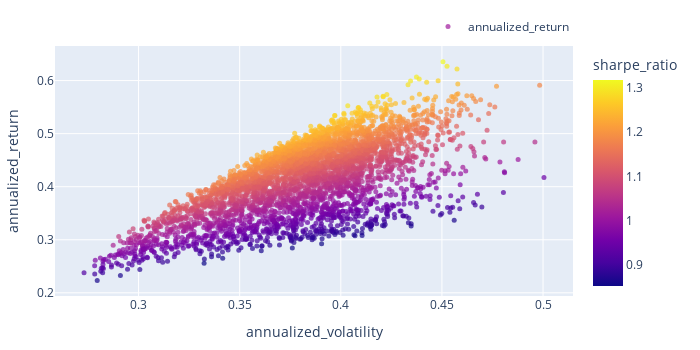

Notebook source saved alongside this figure:
### Code cell
# Plot annualized return against volatility, color by sharpe ratio
annualized_return = pf.annualized_return()
annualized_return.index = pf.annualized_volatility()
annualized_return.vbt.scatterplot(
    trace_kwargs=dict(
        mode='markers', 
        marker=dict(
            color=pf.sharpe_ratio(),
            colorbar=dict(
                title='sharpe_ratio'
            ),
            size=5,
            opacity=0.7
        )
    ),
    xaxis_title='annualized_volatility',
    yaxis_title='annualized_return'
).show()

### Figure 1 — Plotly figure (JSON) as saved in the notebook; plotly's stock layout.template omitted (floating-point values rounded to 4 significant figures; data arrays with more than 128 entries replaced by an {"elided": "..."} marker saying what was removed)
{"data": [{"marker": {"color": {"elided": "4000 float values"}, "colorbar": {"title": {"text": "sharpe_ratio"}}, "opacity": 0.7, "size": 5}, "mode": "markers", "name": "annualized_return", "showlegend": true, "type": "scatter", "uid": "0dce32db-5c7b-4e85-a42a-400dc62ac457", "x": {"elided": "4000 float values"}, "y": {"elided": "4000 float values"}}], "layout": {"height": 350, "legend": {"orientation": "h", "traceorder": "normal", "x": 1, "xanchor": "right", "y": 1.02, "yanchor": "bottom"}, "margin": {"b": 30, "l": 30, "r": 30, "t": 30}, "width": 700, "xaxis": {"title": {"text": "annualized_volatility"}}, "yaxis": {"title": {"text": "annualized_return"}}}}
